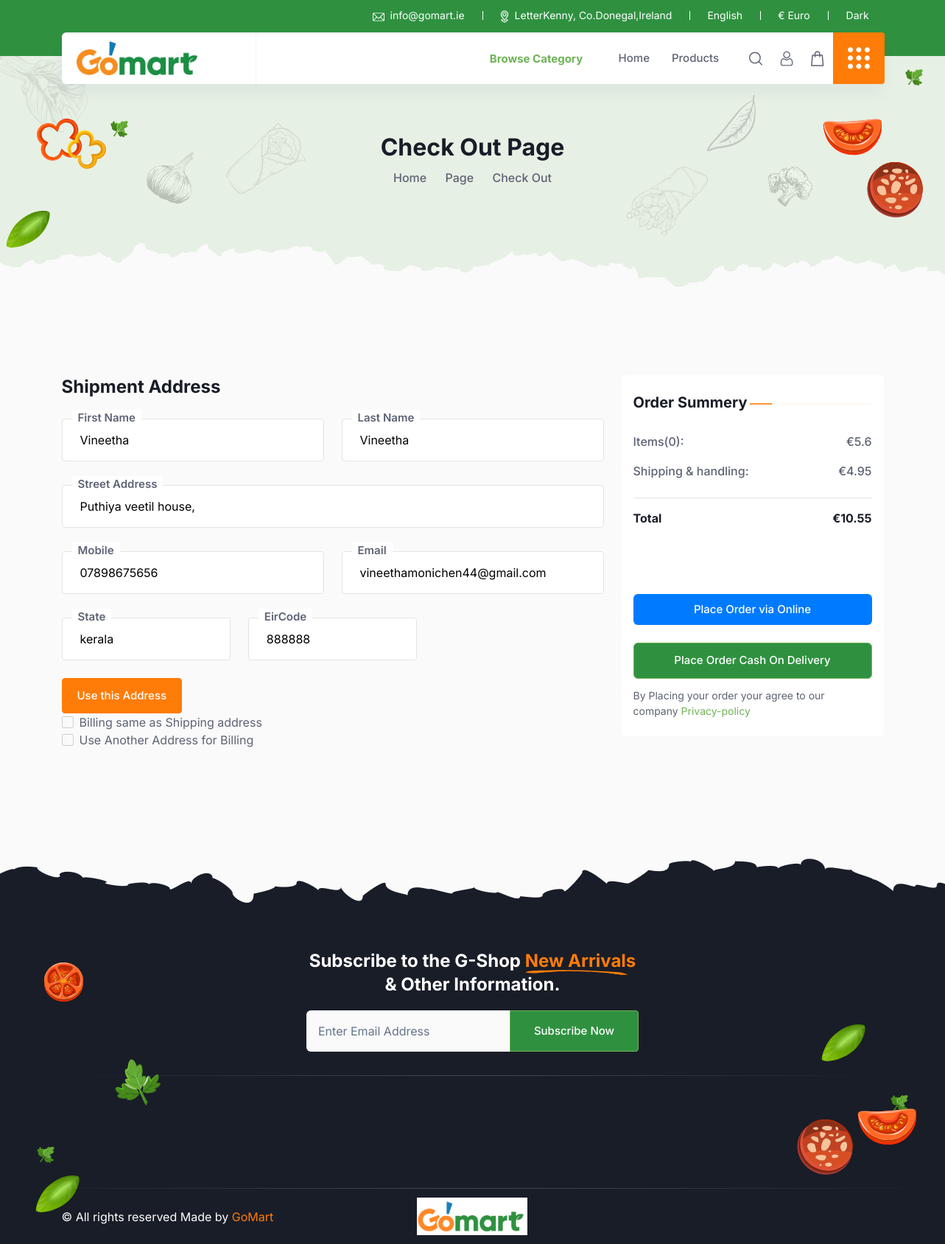
/checkout/ (signed in), run on an earlier commit of the app's database.
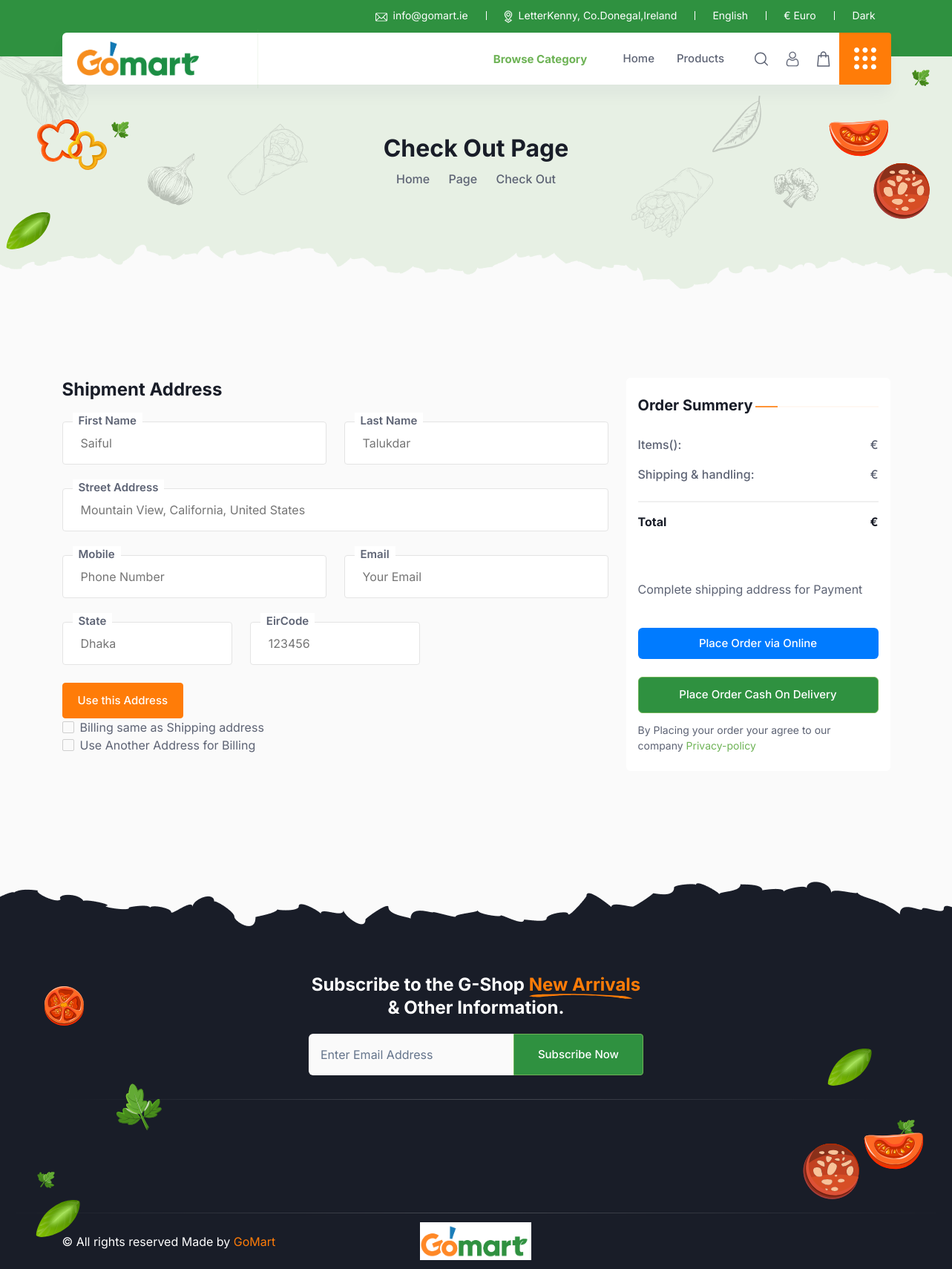
And on a later commit of the database.
### GoApp/models.py (models this page shows)
class tbl_Shipment_Address(models.Model):
    user = models.ForeignKey(tbl_SignUp, on_delete=models.CASCADE, null=True)
    first_name = models.CharField(max_length=100)
    last_name = models.CharField(max_length=100)
    street_address = models.CharField(max_length=255)
    mobile = models.CharField(max_length=20)
    email = models.EmailField()
    state = models.CharField(max_length=100)
    Eircode = models.CharField(max_length=20)

class tbl_Cart(models.Model):
    user = models.ForeignKey(tbl_SignUp, on_delete=models.CASCADE, null=True)
    sub_total = models.FloatField(null=True)
    total = models.FloatField(null=True)

### GoApp/views.py (the view)
# urls.py: path("checkout/", views.checkout, name="checkout"),
@never_cache
def checkout(request):
    try:
        ic = request.session['userid']
        ship = tbl_Shipment_Address.objects.filter(user=request.session['userid']).last()
        bill = tbl_Billing_Address.objects.filter(user=request.session['userid']).last()
        f = tbl_Cart.objects.get(user=request.session['userid'])
        total_items = tbl_Cart_Products.objects.filter(cart=f).count()
        item_price = f.sub_total
        if float(f.total) >= 50:
            ship_charge = 0
            total_after_ship = f.total
        else:
            ship_charge = 4.95
            tas = float(f.total) + ship_charge
            total_after_ship = round(tas, 2)
        context = {}
        context['total_items'] = total_items
        context['item_price'] = item_price
        context['ship_charge'] = ship_charge
        context['total_after_ship'] = total_after_ship
        context['d'] = ship
        context['bill'] = bill
        return render(request, "checkout.html", context)
    except:
        return render(request, "checkout.html")

### templates/checkout.html (shortened to what the changed rows need)
{% load static %}
{% include 'loggedin_nav.html' %}
        <div class="gstore-breadcrumb position-relative z-1 overflow-hidden mt--50">
              <div class="container">
                <div class="row">
                    <div class="col-12">
                        <div class="breadcrumb-content">
                            <h2 class="mb-2 text-center">Check Out Page</h2>
                        </div>
                    </div>
                </div>
            </div>
        </div>
        <div class="checkout-section ptb-120">
            <div class="container">
                <div class="row g-4">
                    <div class="col-xl-8">
                        <div class="checkout-steps">
                            <div class="row g-4">
                                                                               <form action="/save_ship_address/" method="POST" enctype="multipart/form-data">{% csrf_token %}
                                                    <div class="row g-4">
                                                        <div class="col-sm-6">
                                                            <div class="label-input-field">
                                                                <label>First Name</label>
                                                                <input type="text" placeholder="Saiful" name="firstname" id="fname" value="{{d.first_name}}">
                                                            </div>
                                                        </div>
                                                        <div class="col-sm-6">
                                                            <div class="label-input-field">
                                                                <label>Last Name</label>
                                                                <input type="text" placeholder="Talukdar" name="lastname" id="lname" value="{{d.last_name}}">
                                                            </div>
                                                        </div>
                                                        <div class="col-sm-12">
                                                            <div class="label-input-field">
                                                                <label>Street Address</label>
                                                                <input type="text" placeholder="Mountain View, California, United States" name="street" id="s_address" value="{{d.street_address}}">
                                                            </div>
                                                        </div>
                                                        <div class="col-sm-6">
                                                            <div class="label-input-field">
                                                                <label>Mobile</label>
                                                                <input type="tel" placeholder="Phone Number" name="mobile" id="mobile" value="{{d.mobile}}">
                                                            </div>
                                                        </div>
                                                        <div class="col-sm-6">
                                                            <div class="label-input-field">
                                                                <label>Email</label>
                                                                <input type="email" placeholder="Your Email" name="email" id="email" value="{{d.email}}">
                                                            </div>
                                                        </div>
                                                        <div class="col-sm-4">
                                                            <div class="label-input-field">
                                                                <label>State</label>
                                                                <input type="text" placeholder="Dhaka" name="state" id="state" value="{{d.state}}">
                                                            </div>
                                                        </div>
                                                        <div class="col-sm-4">
                                                            <div class="label-input-field">
                                                                <label>EirCode</label>
                                                                <input type="text" placeholder="123456" name="eircode" id="eircode" value="{{d.Eircode}}">
                                                            </div>
                                                        </div>
                                                    </div>
                                                </form>
                            </div>
                                                  </div>
                    </div>
                    <div class="col-xl-4">
                        <div class="checkout-sidebar">
                            <div class="sidebar-widget checkout-sidebar py-6 px-4 bg-white rounded-2">
                                <table class="sidebar-table w-100 mt-5">
                                    <tr>
                                        <td>Items({{total_items}}):</td>
                                        <td class="text-end">€{{item_price}}</td>
                                    </tr>
                                    <tr>
                                        <td>Shipping & handling:</td>
                                        <td class="text-end">€{{ship_charge}}</td>
                                    </tr>
                                </table>
                                <div class="d-flex align-items-center justify-content-between">
                                    <h6 class="mb-0 fs-md">Total</h6>
                                    <h6 class="mb-0 fs-md">€{{total_after_ship}}</h6>
                                </div>
  <form  id="payment-form" method="POST" enctype="multipart/form-data">{% csrf_token %}
      <br>
      <br>
      {% if not d %}
                                        <p>Complete shipping address for Payment</p>
      {% endif %}
                                <button class="btn btn-primary btn-md rounded mt-6 w-100" id="submit" >Place Order via Online</button>
  </form>
                            </div>
                        </div>
                    </div>
                </div>
            </div>
        </div>

What changed in the data, as far as the page shows it:
no longer on this page (row unchanged): tbl_Shipment_Address: firstname "Vineetha", lastname "Vineetha", street "Puthiya veetil house,", mobile "07898675656", email "vineethamonichen44@gmail.com", state "kerala", eircode "888888"
removed tbl_Cart: sub_total "5.6"
Also different on the page:
{{ total_items }}: "0" → (not shown)
{{ ship_charge }}: "4.95" → (not shown)
{{ total_after_ship }}: "10.55" → (not shown)
text now shown: "Complete shipping address for Payment"
